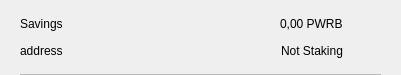
<?xml version="1.0" encoding="UTF-8"?>
<ui version="4.0">
 <class>CSRow</class>
 <widget class="QWidget" name="CSRow">
  <property name="geometry">
   <rect>
    <x>0</x>
    <y>0</y>
    <width>401</width>
    <height>75</height>
   </rect>
  </property>
  <property name="windowTitle">
   <string>Form</string>
  </property>
  <layout class="QVBoxLayout" name="verticalLayout">
   <property name="spacing">
    <number>0</number>
   </property>
   <property name="leftMargin">
    <number>20</number>
   </property>
   <property name="topMargin">
    <number>10</number>
   </property>
   <property name="rightMargin">
    <number>20</number>
   </property>
   <property name="bottomMargin">
    <number>0</number>
   </property>
   <item>
    <widget class="QWidget" name="info" native="true">
     <property name="minimumSize">
      <size>
       <width>0</width>
       <height>0</height>
      </size>
     </property>
     <layout class="QHBoxLayout" name="horizontalLayout_3">
      <property name="leftMargin">
       <number>0</number>
      </property>
      <property name="topMargin">
       <number>0</number>
      </property>
      <property name="rightMargin">
       <number>0</number>
      </property>
      <property name="bottomMargin">
       <number>10</number>
      </property>
      <item>
       <widget class="QWidget" name="container" native="true">
        <property name="minimumSize">
         <size>
          <width>0</width>
          <height>0</height>
         </size>
        </property>
        <layout class="QVBoxLayout" name="verticalLayout_2">
         <property name="spacing">
          <number>0</number>
         </property>
         <property name="leftMargin">
          <number>0</number>
         </property>
         <property name="topMargin">
          <number>0</number>
         </property>
         <property name="rightMargin">
          <number>0</number>
         </property>
         <property name="bottomMargin">
          <number>0</number>
         </property>
         <item>
          <layout class="QHBoxLayout" name="horizontalLayout">
           <item>
            <widget class="QLabel" name="labelName">
             <property name="text">
              <string>Savings</string>
             </property>
            </widget>
           </item>
           <item>
            <spacer name="horizontalSpacer">
             <property name="orientation">
              <enum>Qt::Horizontal</enum>
             </property>
             <property name="sizeHint" stdset="0">
              <size>
               <width>40</width>
               <height>20</height>
              </size>
             </property>
            </spacer>
           </item>
           <item>
            <widget class="QLabel" name="labelAmount">
             <property name="text">
              <string>0,00 PWRB</string>
             </property>
            </widget>
           </item>
          </layout>
         </item>
         <item>
          <layout class="QHBoxLayout" name="horizontalLayout_2">
           <item>
            <widget class="QLabel" name="labelAddress">
             <property name="text">
              <string>address</string>
             </property>
            </widget>
           </item>
           <item>
            <spacer name="horizontalSpacer_2">
             <property name="orientation">
              <enum>Qt::Horizontal</enum>
             </property>
             <property name="sizeHint" stdset="0">
              <size>
               <width>40</width>
               <height>20</height>
              </size>
             </property>
            </spacer>
           </item>
           <item>
            <widget class="QLabel" name="labelStaking">
             <property name="text">
              <string>Not Staking</string>
             </property>
            </widget>
           </item>
          </layout>
         </item>
        </layout>
       </widget>
      </item>
      <item alignment="Qt::AlignHCenter|Qt::AlignVCenter">
       <widget class="QPushButton" name="pushButtonMenu">
        <property name="minimumSize">
         <size>
          <width>24</width>
          <height>24</height>
         </size>
        </property>
        <property name="maximumSize">
         <size>
          <width>32</width>
          <height>32</height>
         </size>
        </property>
        <property name="focusPolicy">
         <enum>Qt::NoFocus</enum>
        </property>
        <property name="styleSheet">
         <string notr="true">border:none; background-color:transparent;</string>
        </property>
        <property name="text">
         <string/>
        </property>
        <property name="icon">
         <iconset>
          <normaloff>://ic-menu-hover</normaloff>://ic-menu-hover</iconset>
        </property>
        <property name="iconSize">
         <size>
          <width>24</width>
          <height>24</height>
         </size>
        </property>
       </widget>
      </item>
     </layout>
    </widget>
   </item>
   <item>
    <widget class="QLabel" name="lblDivisory">
     <property name="minimumSize">
      <size>
       <width>0</width>
       <height>1</height>
      </size>
     </property>
     <property name="maximumSize">
      <size>
       <width>16777215</width>
       <height>1</height>
      </size>
     </property>
     <property name="styleSheet">
      <string notr="true">background-color:#bababa;</string>
     </property>
     <property name="text">
      <string/>
     </property>
     <property name="alignment">
      <set>Qt::AlignBottom|Qt::AlignLeading|Qt::AlignLeft</set>
     </property>
    </widget>
   </item>
  </layout>
 </widget>
 <resources/>
 <connections/>
</ui>
